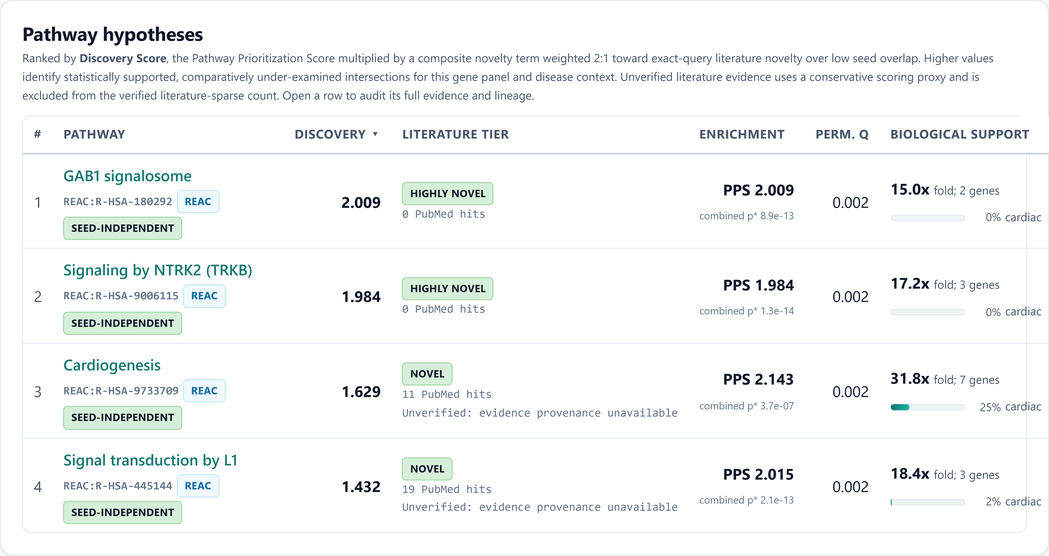
#> input picture docs/screenshots/10-manuscript-ranked-results.png, 1049 x 556 px, shrunk from 4720 x 2504 before the run
$ python make_figures.py
#> lines starting #> are read from the running program, lines starting #| are printed output that depends on the picture
"""Generate publication-ready manuscript figures from benchmark outputs.

Figures use the color-vision-deficiency-safe Okabe-Ito palette, redundant
patterns or markers wherever color carries meaning, regular sans-serif text,
embedded TrueType fonts in vector output, and a 600 dpi PNG companion.

Usage:
    python bench/make_figures.py --manifest bench/out/manifest.json \
        --holdout bench/out/holdout.json --out paper
"""

from __future__ import annotations

import argparse
import json
import math
import statistics
from pathlib import Path
from typing import Dict, List, Optional

import matplotlib
matplotlib.use("Agg")
import matplotlib.patheffects as pe
import matplotlib.pyplot as plt
from matplotlib.ticker import FuncFormatter

# Okabe-Ito palette. Color is always reinforced by a label, hatch, or marker.
BLUE = "#0072B2"
ORANGE = "#E69F00"
SKY = "#56B4E9"
GREEN = "#009E73"
YELLOW = "#F0E442"
VERMILLION = "#D55E00"
PURPLE = "#CC79A7"
TEAL, ACCENT_SOFT = GREEN, "#F2FAF7"
INK, INK_2, MUTED = "#111111", "#4C4C4C", "#7A7A72"
SURFACE = "#ffffff"
GRID = "#e4e3de"

TIER_ORDER = [
    "Highly Novel", "Novel", "Emerging", "Established", "Unverified", "Ungrounded"
]
TIER_COLOR = {
    "Highly Novel": BLUE,
    "Novel": GREEN,
    "Emerging": ORANGE,
    "Established": MUTED,
    # The query was measured, but a required prerequisite did not support a
    # literature-novelty interpretation.
    "Unverified": PURPLE,
    # Not a weak result but an undefined one: the seed genes have too little
    # disease literature for any novelty call to mean anything.
    "Ungrounded": VERMILLION,
}
TIER_HATCH = {
    "Highly Novel": "////",
    "Novel": "\\\\",
    "Emerging": "....",
    "Established": "xx",
    "Unverified": "oo",
    "Ungrounded": "++++",
}
TIER_MARKER = {
    "Highly Novel": "o",
    "Novel": "s",
    "Emerging": "^",
    "Established": "D",
    "Unverified": "P",
    "Ungrounded": "X",
}


def style() -> None:
    plt.rcParams.update({
        "figure.facecolor": SURFACE,
        "axes.facecolor": SURFACE,
        "savefig.facecolor": SURFACE,
        "font.family": "sans-serif",
        "font.sans-serif": ["Arial", "Helvetica", "DejaVu Sans"],
        "font.weight": "normal",
        "font.size": 8,
        "axes.titlesize": 9,
        "axes.titleweight": "normal",
        "axes.labelsize": 8,
        "axes.edgecolor": GRID,
        "axes.labelcolor": INK_2,
        "axes.linewidth": 0.8,
        "axes.grid": True,
        "axes.axisbelow": True,
        "grid.color": GRID,
        "grid.linewidth": 0.6,
        "xtick.color": INK_2,
        "ytick.color": INK_2,
        "xtick.labelsize": 7.5,
        "ytick.labelsize": 7.5,
        "legend.frameon": False,
        "legend.fontsize": 7.5,
        "pdf.fonttype": 42,
        "ps.fonttype": 42,
    })


def despine(ax, keep=("left", "bottom")) -> None:
    for side in ("top", "right", "left", "bottom"):
        ax.spines[side].set_visible(side in keep)


def save(fig, out_dir: Path, name: str, *, tight: bool = True) -> None:
    out_dir.mkdir(parents=True, exist_ok=True)
    for ext in ("pdf", "png"):
        kwargs = {"dpi": 600, "facecolor": SURFACE}
        if tight:
            kwargs["bbox_inches"] = "tight"
        fig.savefig(out_dir / f"{name}.{ext}", **kwargs)
    plt.close(fig)
    print(f"  wrote {name}.pdf / .png")


# [39 lines left out: functions spearman, load_report, not called in this run]


# --------------------------------------------------------------------------
# Figure 1 -- complete analysis workflow
# --------------------------------------------------------------------------
def fig_workflow(out_dir: Path) -> None:
    """Show the complete evidence flow, safeguards, score, and audit output."""
    from matplotlib.patches import FancyArrowPatch, FancyBboxPatch

    stages = [
        ("1", "Input panel", "Validated genes\nand disease context"),
        ("2", "Network expansion", "High-confidence\nSTRING v12 partners"),
        ("3", "Primary enrichment", "Reactome, KEGG,\nWikiPathways, GO:BP"),
        ("4", "Secondary expansion", "Member genes with optional\nliterature augmentation"),
        (
            "5",
            "PPS and annotations",
            "Base: significance, effect,\n"
            "specificity, upstream support,\n"
            "and database weight\n"
            "Final: bounded semantic relevance\n"
            "multiplier. Separate annotations:\n"
            "empirical q, GTEx, druggability",
        ),
        ("6", "Grounding checks", "Seed-disease records at least 100;\nconcept verification at least 20"),
        ("7", "Composite novelty", "Pathway × seeds × disease;\nlow seed overlap (2:1)"),
        ("8", "Discovery ranking", "PPS × composite novelty;\noperational literature tier"),
        ("9", "Auditable output", "Lineage, statistics, queries,\nrun metadata, and export"),
    ]
    fig, ax = plt.subplots(figsize=(7.35, 4.55))
    ax.set_xlim(0, 3)
    ax.set_ylim(0, 3)
    ax.axis("off")

    # Serpentine reading order avoids crossing arrows while preserving the
    # actual computation order.
    positions = [
        (0.03, 2.08), (1.03, 2.08), (2.03, 2.08),
        (2.03, 1.13), (1.03, 1.13), (0.03, 1.13),
        (0.03, 0.18), (1.03, 0.18), (2.03, 0.18),
    ]
    for index, ((number, title, detail), (x, y)) in enumerate(zip(stages, positions)):
        safeguarded = index >= 5
        face = ACCENT_SOFT if safeguarded else SURFACE
        edge = TEAL if safeguarded else GRID
        box = FancyBboxPatch(
            (x, y), 0.87, 0.65,
            boxstyle="round,pad=0.025,rounding_size=0.045",
            linewidth=1.1, edgecolor=edge, facecolor=face,
        )
        ax.add_patch(box)
        ax.text(x + 0.07, y + 0.51, number, color=TEAL, fontsize=8,
                weight="normal", ha="left", va="center")
        ax.text(x + 0.18, y + 0.51, title, color=INK, fontsize=7.6,
                weight="normal", ha="left", va="center")
        ax.text(x + 0.07, y + 0.24, detail, color=INK_2, fontsize=6.65,
                ha="left", va="center", linespacing=1.18)

    arrows = [
        ((0.91, 2.405), (1.02, 2.405)),
        ((1.91, 2.405), (2.02, 2.405)),
        ((2.465, 2.07), (2.465, 1.82)),
        ((2.02, 1.455), (1.91, 1.455)),
        ((1.02, 1.455), (0.91, 1.455)),
        ((0.465, 1.12), (0.465, 0.87)),
        ((0.91, 0.505), (1.02, 0.505)),
        ((1.91, 0.505), (2.02, 0.505)),
    ]
    for start, end in arrows:
        ax.add_patch(FancyArrowPatch(start, end, arrowstyle="-|>",
                                     mutation_scale=10, linewidth=1,
                                     color=MUTED))

    ax.text(0.03, 2.88,
            "Evidence flow from a focused gene panel to a bounded, auditable literature-gap hypothesis",
            color=INK, fontsize=9.5, weight="normal", ha="left")
    ax.text(0.03, 0.035,
            "Safeguards distinguish a verified exact-query gap from missing seed grounding, ambiguous pathway terminology, "
            "or a failed external measurement.",
            color=MUTED, fontsize=6.7, ha="left")
    save(fig, out_dir, "fig1_cardioxnet_workflow")
#> the loop in save, `for ext in ("pdf", "png"):` made 2 passes
#> pass 1, in save, `fig.savefig(out_dir / f"{name}.{ext}", **kwargs)`:
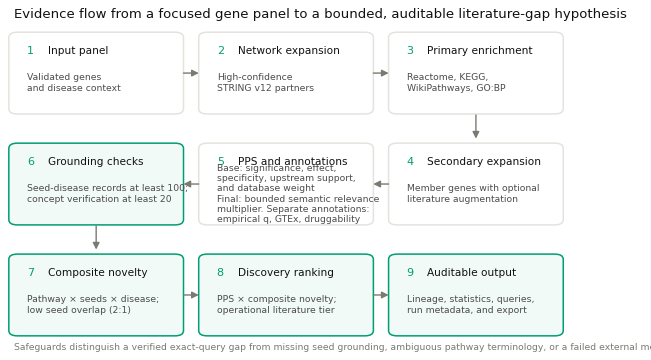
#> figure drawn by matplotlib, 1 panel


# --------------------------------------------------------------------------
# Figure 6 -- key application views
# --------------------------------------------------------------------------
def fig_interface(out_dir: Path) -> None:
    """Render two tightly cropped scientific application views."""
    root = Path(__file__).resolve().parents[1]
    images = [
        root / "docs" / "screenshots" / "10-manuscript-ranked-results.png",
        root / "docs" / "screenshots" / "11-manuscript-pathway-evidence.png",
    ]
    if not all(path.exists() for path in images):
        print("  ! manuscript UI screenshots not found, skipping fig6")
        return

    outputs = [
        (images[0], "fig6_application_ranked_results"),
        (images[1], "fig7_application_pathway_audit"),
    ]
    for path, name in outputs:
        screenshot = plt.imread(path)
#> screenshot is the input picture: shape (556, 1049, 3) float32; mean R, G, B 0.961, 0.969, 0.969
        height, width = screenshot.shape[:2]
#> height = 556; width = 1049
        display_width = 7.35
        display_height = display_width * height / width
#> display_height = 3.9
        fig, ax = plt.subplots(figsize=(display_width, display_height))
        ax.imshow(screenshot)
        ax.axis("off")
        fig.subplots_adjust(left=0, right=1, top=1, bottom=0)
        save(fig, out_dir, name, tight=False)


# --------------------------------------------------------------------------
# Figure 2 -- term size within the corrected ranking
# --------------------------------------------------------------------------
# [591 lines left out: functions fig_specificity, fig_saturation, fig_holdout, fig_controls, fig_discovery_gaps, table_top_hypotheses, not called in this run]


def main() -> None:
    ap = argparse.ArgumentParser()
    ap.add_argument("--manifest", default="bench/out/manifest.json")
    ap.add_argument("--holdout", default="bench/out/holdout.json")
    ap.add_argument("--out", default="paper")
    args = ap.parse_args()

    style()
    out_root = Path(args.out)
    fig_dir, tbl_dir = out_root / "figures", out_root / "tables"

    fig_workflow(fig_dir)
    fig_interface(fig_dir)

    manifest_path = Path(args.manifest)
    manifest = json.loads(manifest_path.read_text(encoding="utf-8")) if manifest_path.exists() else {}

    reports: Dict[str, dict] = {}
    for name, meta in manifest.items():
        run_json = Path(meta["json"])
        if run_json.exists():
            report = load_report(run_json)
            if report and report.get("ranked_hypotheses"):
                reports[name] = report
    print(f"loaded {len(reports)} reports with hypotheses")

    if reports:
        fig_specificity(reports, fig_dir)
        fig_saturation(reports, fig_dir)
        fig_controls(reports, manifest, fig_dir)
        fig_discovery_gaps(reports, manifest, fig_dir)
        table_top_hypotheses(reports, tbl_dir)

    holdout_path = Path(args.holdout)
    if holdout_path.exists():
        fig_holdout(json.loads(holdout_path.read_text(encoding="utf-8")), fig_dir)
    else:
        print("  ! no holdout results yet, skipping fig4")


if __name__ == "__main__":
    main()
